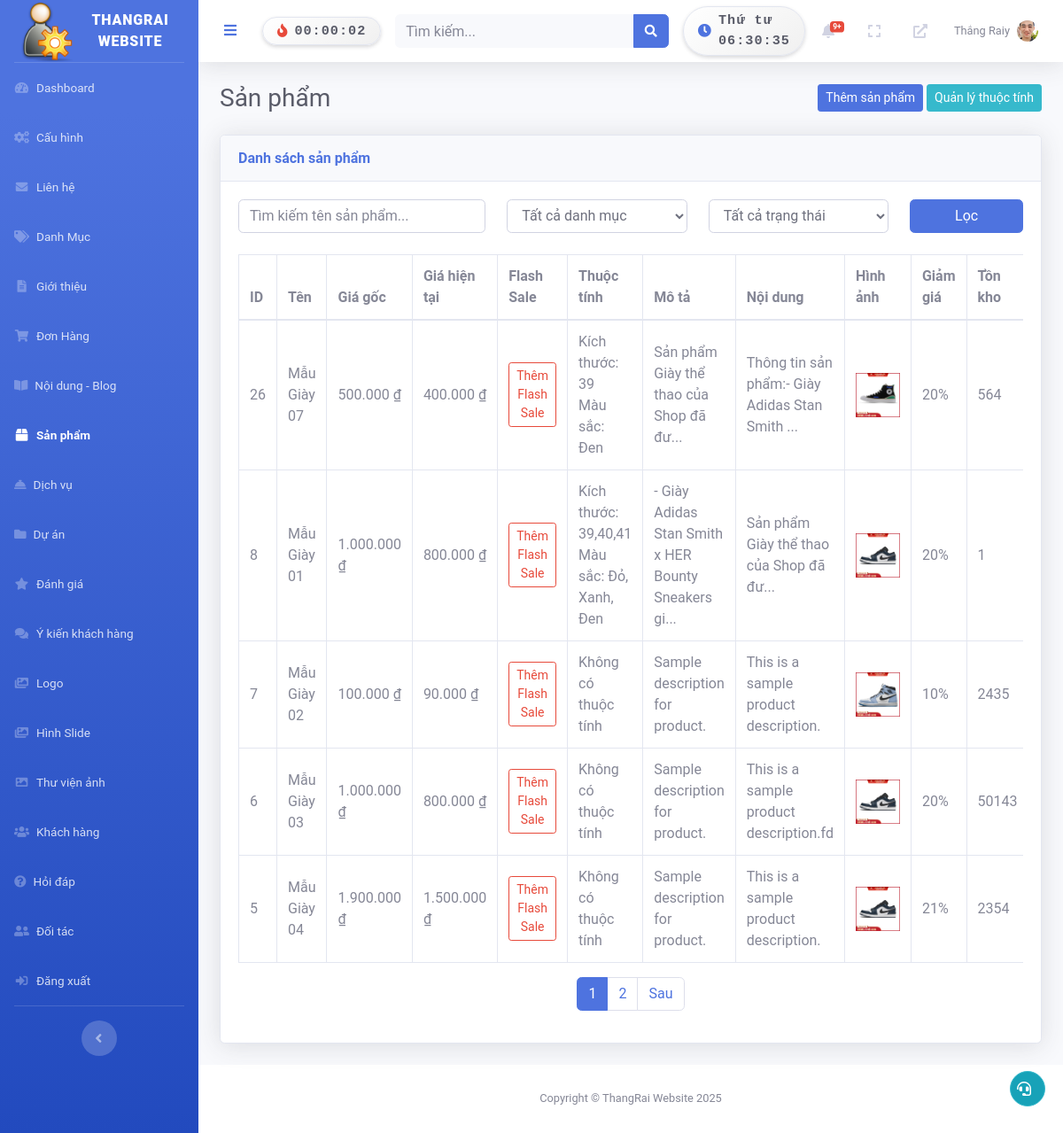
Screenshot of /admin/index.php?page=products (signed in) with the database file from the repository.
### tables this page shows
CREATE TABLE `flash_sales` (
  `id` int NOT NULL,
  `product_id` int NOT NULL,
  `sale_price` decimal(10,2) NOT NULL,
  `start_time` datetime NOT NULL,
  `end_time` datetime NOT NULL,
  `is_active` tinyint(1) DEFAULT '1',
  `created_at` timestamp NULL DEFAULT CURRENT_TIMESTAMP
);

CREATE TABLE `products` (
  `id` int NOT NULL,
  `category_id` int NOT NULL,
  `name` varchar(255) NOT NULL,
  `description` longtext,
  `stock` int NOT NULL,
  `image` varchar(255) DEFAULT NULL,
  `created_at` timestamp NULL DEFAULT CURRENT_TIMESTAMP,
  `content` longtext,
  `original_price` decimal(10,2) NOT NULL DEFAULT '0.00',
  `current_price` decimal(10,2) NOT NULL DEFAULT '0.00',
  `is_active` tinyint(1) NOT NULL DEFAULT '1',
  `slug` varchar(255) NOT NULL,
  `seo_image` varchar(255) DEFAULT NULL,
  `seo_title` varchar(255) DEFAULT NULL,
  `seo_description` text,
  `seo_keywords` text
);

CREATE TABLE `attribute_values` (
  `id` int NOT NULL,
  `product_id` int NOT NULL,
  `attribute_id` int NOT NULL,
  `value` varchar(255) NOT NULL,
  `created_at` timestamp NULL DEFAULT CURRENT_TIMESTAMP
);

CREATE TABLE `product_attributes` (
  `id` int NOT NULL,
  `name` varchar(255) NOT NULL,
  `created_at` timestamp NULL DEFAULT CURRENT_TIMESTAMP
);

### admin/pages/products/index.php (the view, shortened to what this page needs)
<?php
require_once 'C:/laragon/www/2/admin/config/db_connect.php';
$limit = 5;
$page = isset($_GET['page_num']) ? (int)$_GET['page_num'] : 1;
$offset = ($page - 1) * $limit;
$search = isset($_GET['search']) ? trim($_GET['search']) : '';
$category_id = isset($_GET['category_id']) ? (int)$_GET['category_id'] : 0;
$status = isset($_GET['status']) ? $_GET['status'] : '';
$params = [];
$sql = "SELECT p.*, fs.sale_price, fs.start_time, fs.end_time, fs.is_active AS flash_sale_active
        FROM products p
        LEFT JOIN flash_sales fs ON p.id = fs.product_id
        WHERE 1=1";
$sql .= " ORDER BY p.created_at DESC LIMIT $limit OFFSET $offset";
$stmt = $pdo->prepare($sql);
$stmt->execute($params);
$products = $stmt->fetchAll(PDO::FETCH_ASSOC);
$product_attributes = [];
foreach ($products as $product) {
    $stmt = $pdo->prepare("SELECT pa.name, av.value
                           FROM attribute_values av
                           JOIN product_attributes pa ON av.attribute_id = pa.id
                           WHERE av.product_id = ?");
    $stmt->execute([$product['id']]);
    $product_attributes[$product['id']] = $stmt->fetchAll(PDO::FETCH_ASSOC);
}
$count_sql = "SELECT COUNT(*) FROM products p WHERE 1=1";
$count_stmt = $pdo->prepare($count_sql);
$count_stmt->execute($params);
$total_products = $count_stmt->fetchColumn();
$total_pages = ceil($total_products / $limit);
?>
<div class="d-sm-flex align-items-center justify-content-between mb-4">
    <h1 class="h3 mb-0 text-gray-800">Sản phẩm</h1>
    <div>
        <a href="?page=products&subpage=add" class="btn btn-primary btn-sm">Thêm sản phẩm</a>
        <a href="?page=attributes" class="btn btn-info btn-sm">Quản lý thuộc tính</a>
    </div>
</div>
<div class="card shadow mb-4">
    <div class="card-header py-3">
        <h6 class="m-0 font-weight-bold text-primary">Danh sách sản phẩm</h6>
    </div>
    <div class="card-body">
        <form method="GET" class="mb-4">
            <div class="row">
                <div class="col-md-4">
                    <input type="text" name="search" class="form-control" placeholder="Tìm kiếm tên sản phẩm..." value="<?php echo htmlspecialchars($search); ?>">
                </div>
                <div class="col-md-3">
                    <select name="category_id" class="form-control">
                        <option value="">Tất cả danh mục</option>
                    </select>
                </div>
                <div class="col-md-3">
                    <select name="status" class="form-control">
                        <option value="">Tất cả trạng thái</option>
                    </select>
                </div>
                <div class="col-md-2">
                    <button type="submit" class="btn btn-primary btn-block">Lọc</button>
                </div>
            </div>
        </form>
        <div class="table-responsive">
            <table class="table table-bordered" width="100%" cellspacing="0">
                <thead>
                    <tr>
                        <th>ID</th>
                        <th>Tên</th>
                        <th>Giá gốc</th>
                        <th>Giá hiện tại</th>
                        <th>Flash Sale</th>
                        <th>Thuộc tính</th>
                        <th>Mô tả</th>
                        <th>Nội dung</th>
                        <th>Hình ảnh</th>
                        <th>Giảm giá</th>
                        <th>Tồn kho</th>
                    </tr>
                </thead>
                <tbody>
                    <?php foreach ($products as $product): ?>
                        <tr>
                            <td><?php echo $product['id']; ?></td>
                            <td><?php echo htmlspecialchars($product['name']); ?></td>
                            <td><?php echo number_format($product['original_price'], 0, ',', '.') . ' ₫'; ?></td>
                            <td><?php echo number_format($product['current_price'], 0, ',', '.') . ' ₫'; ?></td>
                            <td>
                                <?php if ($product['sale_price'] && $product['flash_sale_active'] && strtotime($product['end_time']) > time()): ?>
                                    <span class="text-danger">
                                        Giá: <?php echo number_format($product['sale_price'], 0, ',', '.') . ' ₫'; ?><br>
                                        Kết thúc: <?php echo date('d/m/Y H:i', strtotime($product['end_time'])); ?>
                                    </span>
                                <?php else: ?>
                                    <a href="?page=flash_sales&subpage=add&product_id=<?php echo $product['id']; ?>" class="btn btn-sm btn-outline-danger">Thêm Flash Sale</a>
                                <?php endif; ?>
                            </td>
                            <td>
                                <?php
                                if (isset($product_attributes[$product['id']]) && count($product_attributes[$product['id']]) > 0) {
                                    foreach ($product_attributes[$product['id']] as $attr) {
                                        echo htmlspecialchars($attr['name']) . ': ' . htmlspecialchars($attr['value']) . '<br>';
                                    }
                                } else {
                                    echo 'Không có thuộc tính';
                                }
                                ?>
                            </td>
                            <td><?php echo htmlspecialchars(substr(strip_tags($product['description'] ?? ''), 0, 50)) . (strlen(strip_tags($product['description'] ?? '')) > 50 ? '...' : ''); ?></td>
                            <td><?php echo htmlspecialchars(substr(strip_tags($product['content'] ?? ''), 0, 50)) . (strlen(strip_tags($product['content'] ?? '')) > 50 ? '...' : ''); ?></td>
                            <td>
                                <?php if (!empty($product['image'])): ?>
                                    <img src="/2/admin/<?php echo htmlspecialchars($product['image']); ?>" alt="Hình ảnh sản phẩm" style="width: 50px; height: 50px; object-fit: cover;">
                                <?php else: ?>
                                    Không có hình
                                <?php endif; ?>
                            </td>
                            <td>
                                <?php
                                if ($product['original_price'] > 0) {
                                    $discount = (($product['original_price'] - $product['current_price']) / $product['original_price']) * 100;
                                    echo number_format($discount, 0) . '%';
                                } else {
                                    echo '0%';
                                }
                                ?>
                            </td>
                            <td><?php echo $product['stock']; ?></td>
                        </tr>
                    <?php endforeach; ?>
                </tbody>
            </table>
        </div>
        <?php if ($total_pages > 1): ?>
            <nav aria-label="Page navigation">
                <ul class="pagination justify-content-center">
                    <?php for ($i = 1; $i <= $total_pages; $i++): ?>
                        <li class="page-item <?php echo $i == $page ? 'active' : ''; ?>">
                            <a class="page-link" href="?page=products&page_num=<?php echo $i; ?>&search=<?php echo urlencode($search); ?>&category_id=<?php echo $category_id; ?>&status=<?php echo $status; ?>"><?php echo $i; ?></a>
                        </li>
                    <?php endfor; ?>
                    <?php if ($page < $total_pages): ?>
                        <li class="page-item">
                            <a class="page-link" href="?page=products&page_num=<?php echo $page + 1; ?>&search=<?php echo urlencode($search); ?>&category_id=<?php echo $category_id; ?>&status=<?php echo $status; ?>">Sau</a>
                        </li>
                    <?php endif; ?>
                </ul>
            </nav>
        <?php endif; ?>
    </div>
</div>

### admin/includes/topbar.php (shortened to what this page needs)
<?php
require_once 'C:/laragon/www/2/admin/config/db_connect.php';
$admin_id = $_SESSION['admin_id'] ?? null;
$avatar = null;
$new_orders_count = 0;
if ($admin_id) {
    $stmt = $pdo->prepare("SELECT avatar FROM admins WHERE id = ?");
    $stmt->execute([$admin_id]);
    $admin = $stmt->fetch(PDO::FETCH_ASSOC);
    $avatar = $admin['avatar'] ?? null;
    $stmt = $pdo->prepare("SELECT COUNT(*) as count FROM orders WHERE status = 'pending'");
    $stmt->execute();
    $new_orders_count = $stmt->fetch(PDO::FETCH_ASSOC)['count'];
}
?>
<nav class="navbar navbar-expand navbar-light bg-white topbar mb-4 static-top shadow">
    <button id="sidebarToggleTop" class="btn btn-link rounded-circle mr-3">
        <i class="fa fa-bars"></i>
    </button>
<div class="clock-box d-flex align-items-center px-3 py-1 shadow-sm mr-3" id="countdown-box" data-tooltip="">
    <i class="fas fa-fire mr-2 text-danger"></i>
    <span id="countdown" class="font-monospace text-dark">00:00:00</span>
</div>
    <form class="container search-container">
        <div class="input-group search-input-group">
            <input type="text" class="form-control bg-light border-0 small" placeholder="Tìm kiếm..." id="search-input">
            <div class="input-group-append">
                <button class="btn btn-primary" type="button" id="search-button">
                    <i class="fas fa-search fa-sm"></i>
                </button>
            </div>
        </div>
    </form>
<div class="ml-3 d-none d-md-flex align-items-center" id="clock-container">
    <div class="clock-box d-flex align-items-center px-3 py-1 shadow-sm">
        <i class="fas fa-clock mr-2 text-primary"></i>
        <span id="clock" class="font-monospace text-dark"></span>
    </div>
</div>
    <ul class="navbar-nav ml-auto">
        <li class="nav-item dropdown no-arrow mx-1">
            <a class="nav-link dropdown-toggle" href="#" id="ordersDropdown" role="button" data-toggle="dropdown">
                <i class="fas fa-bell fa-fw"></i>
                <?php if ($new_orders_count > 0): ?>
                    <span class="badge badge-danger badge-counter"><?php echo $new_orders_count > 9 ? '9+' : $new_orders_count; ?></span>
                <?php endif; ?>
            </a>
        </li>
        <li class="nav-item no-arrow mx-1">
            <a class="nav-link" href="#" id="fullscreenToggle">
                <i class="fas fa-expand fa-fw"></i>
            </a>
        </li>
        <li class="nav-item no-arrow mx-1">
            <a class="nav-link" href="http://localhost/2/public/" target="_blank">
                <i class="fas fa-external-link-alt fa-fw"></i>
            </a>
        </li>
        <li class="nav-item dropdown no-arrow">
            <a class="nav-link dropdown-toggle" href="#" id="userDropdown" role="button" data-toggle="dropdown">
                <span class="mr-2 d-none d-lg-inline text-gray-600 small">
                    <?php echo htmlspecialchars($_SESSION['admin_name'] ?? 'Admin'); ?>
                </span>
                <?php if ($avatar): ?>
                    <img src="/2/admin/<?php echo htmlspecialchars($avatar); ?>" alt="Avatar" class="rounded-circle" style="width: 24px; height: 24px; object-fit: cover;">
                <?php else: ?>
                    <img src="/2/admin/images/default-avatar.png" alt="Default Avatar" class="rounded-circle" style="width: 24px; height: 24px; object-fit: cover;">
                <?php endif; ?>
            </a>
        </li>
    </ul>
</nav>

### admin/assets/css/custom.css (style rules this page uses)
body { font-family: 'Roboto', sans-serif; }
.table th, .table td { vertical-align: middle; }

### admin/includes/topbar.php (style rules this page uses)
form.container.search-container { max-width: 40%; }
#countdown-box { background: linear-gradient(145deg, #ffffff, #f0f0f0); border-radius: 30px; font-size: 0.95rem; font-weight: 600; color: #333; border: 1px solid #e3e6f0; transition: background 0.3s ease, box-shadow 0.3s ease; position: relative; }
#countdown { font-family: 'Courier New', monospace; letter-spacing: 1px; }
#countdown-box::after { opacity: 0; }
#clock-container .clock-box { background: linear-gradient(145deg, #ffffff, #f0f0f0); border-radius: 30px; font-size: 0.95rem; font-weight: 600; color: #333; border: 1px solid #e3e6f0; transition: background 0.3s ease, box-shadow 0.3s ease; }
#clock { font-family: 'Courier New', monospace; letter-spacing: 1px; }

### rows the page displays
flash_sales: product "26", product.name "Mẫu Giày 07", product.original_price "500.000", product.current_price "400.000", product.description "Sản phẩm Giày thể thao của Shop đã đư", product.content "Thông tin sản phẩm:- Giày Adidas Stan Smith", product.image (picture), product.current_price "20", product.stock "564"
attribute_values: attribute.name "Kích thước", value "39"
attribute_values: attribute.name "Màu sắc", value "Đen"
products: id "8", name "Mẫu Giày 01", original_price "1.000.000", current_price "800.000", description "- Giày Adidas Stan Smith x HER Bounty Sneakers gi", content "Sản phẩm Giày thể thao của Shop đã đư", image (picture), discount "20", stock "1"
attribute_values: attribute.name "Kích thước", value "39,40,41"
attribute_values: attribute.name "Màu sắc", value "Đỏ, Xanh, Đen"
products: id "7", name "Mẫu Giày 02", original_price "100.000", current_price "90.000", shows "Không có thuộc tính", description "Sample description for product.", content "This is a sample product description.", image (picture), discount "10", stock "2435"
products: id "6", name "Mẫu Giày 03", original_price "1.000.000", current_price "800.000", shows "Không có thuộc tính", description "Sample description for product.", content "This is a sample product description.fd", image (picture), discount "20", stock "50143"
products: id "5", name "Mẫu Giày 04", original_price "1.900.000", current_price "1.500.000", shows "Không có thuộc tính", description "Sample description for product.", content "This is a sample product description.", image (picture), discount "21", stock "2354"

### other values shown
SITE_NAME "THANGRAI WEBSITE"
$_SESSION['admin_name'] "Thắng Raiy"
SITE_NAME "ThangRai Website"
